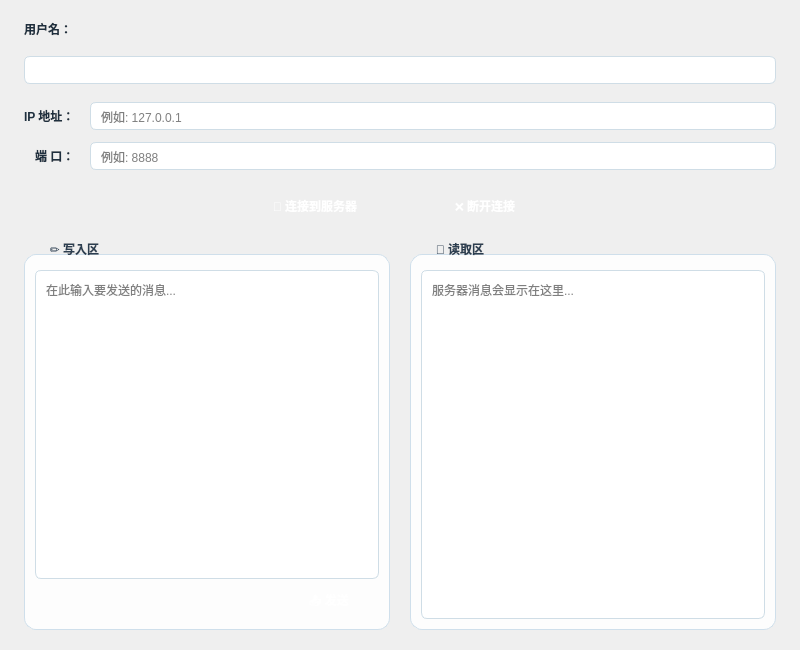
<?xml version="1.0" encoding="UTF-8"?>
<ui version="4.0">
 <class>Client1</class>
 <widget class="QWidget" name="Client1">
  <property name="geometry">
   <rect>
    <x>0</x>
    <y>0</y>
    <width>800</width>
    <height>650</height>
   </rect>
  </property>
  <property name="minimumSize">
   <size>
    <width>800</width>
    <height>550</height>
   </size>
  </property>
  <property name="windowTitle">
   <string>Client1 - 网络客户端</string>
  </property>
  <property name="styleSheet">
   <string notr="true">/* 全局背景与字体 */
QWidget#Client1 {
    background: qlineargradient(x1:0, y1:0, x2:1, y2:1,
                                stop:0 #eef2f7, stop:1 #e2e8f0);
    font-family: &quot;Microsoft YaHei&quot;, &quot;Segoe UI&quot;, &quot;PingFang SC&quot;, Roboto, Arial;
    font-size: 13px;
}

/* ----- 按钮通用样式 ----- */
QPushButton {
    background: qlineargradient(x1:0, y1:0, x2:0, y2:1,
                                stop:0 #5c9ce6, stop:1 #4a86c8);
    border: none;
    border-radius: 6px;
    color: white;
    font-weight: bold;
    padding: 8px 16px;
    min-height: 20px;
}
QPushButton:hover {
    background: qlineargradient(x1:0, y1:0, x2:0, y2:1,
                                stop:0 #6aacef, stop:1 #5c96e0);
}
QPushButton:pressed {
    background: #3d73b3;
}

/* 断开连接按钮（独立配色） */
QPushButton#pushButton_2 {
    background: qlineargradient(x1:0, y1:0, x2:0, y2:1,
                                stop:0 #e6895e, stop:1 #d9774a);
}
QPushButton#pushButton_2:hover {
    background: qlineargradient(x1:0, y1:0, x2:0, y2:1,
                                stop:0 #f0996b, stop:1 #e58757);
}
QPushButton#pushButton_2:pressed {
    background: #c2653a;
}

/* 发送按钮（绿色主题） */
QPushButton#pushButton_3 {
    background: qlineargradient(x1:0, y1:0, x2:0, y2:1,
                                stop:0 #4caf50, stop:1 #43a047);
    border-radius: 5px;
    padding: 6px 20px;
}
QPushButton#pushButton_3:hover {
    background: qlineargradient(x1:0, y1:0, x2:0, y2:1,
                                stop:0 #5ecf62, stop:1 #55b955);
}
QPushButton#pushButton_3:pressed {
    background: #2e7d32;
}

/* 输入框 + 文本编辑区 */
QLineEdit, QTextEdit {
    border: 1px solid #cfdde6;
    border-radius: 6px;
    background-color: #ffffff;
    padding: 5px 8px;
    selection-background-color: #5c9ce6;
    font-size: 12px;
}
QLineEdit:focus, QTextEdit:focus {
    border: 1px solid #5c9ce6;
    outline: none;
}
QTextEdit {
    padding: 6px;
}

/* QGroupBox 卡片样式 */
QGroupBox {
    border: 1px solid #cfdfeb;
    border-radius: 12px;
    margin-top: 12px;
    background-color: rgba(255, 255, 255, 0.85);
    font-weight: bold;
}
QGroupBox::title {
    subcontrol-origin: margin;
    left: 16px;
    padding: 0 8px;
    background-color: transparent;
    color: #2c3e50;
    font-size: 13px;
    font-weight: 600;
}

/* 美化滚动条（适用于 QTextEdit） */
QScrollBar:vertical {
    width: 10px;
    background: #f0f3f8;
    border-radius: 5px;
    margin: 0px;
}
QScrollBar::handle:vertical {
    background: #b9c8e5;
    border-radius: 5px;
    min-height: 25px;
}
QScrollBar::handle:vertical:hover {
    background: #8fb0d4;
}
QScrollBar::add-line:vertical, QScrollBar::sub-line:vertical {
    height: 0px;
}
QScrollBar::add-page:vertical, QScrollBar::sub-page:vertical {
    background: none;
}</string>
  </property>
  <layout class="QVBoxLayout" name="mainLayout">
   <property name="spacing">
    <number>18</number>
   </property>
   <property name="leftMargin">
    <number>24</number>
   </property>
   <property name="topMargin">
    <number>20</number>
   </property>
   <property name="rightMargin">
    <number>24</number>
   </property>
   <property name="bottomMargin">
    <number>20</number>
   </property>
   <item>
    <widget class="QLabel" name="label_3">
     <property name="styleSheet">
      <string notr="true">font-weight: 500; color: #1e2f3e;</string>
     </property>
     <property name="text">
      <string>用户名：</string>
     </property>
    </widget>
   </item>
   <item>
    <widget class="QLineEdit" name="lineEdit_3"/>
   </item>
   <item>
    <layout class="QFormLayout" name="connectionLayout">
     <property name="labelAlignment">
      <set>Qt::AlignRight|Qt::AlignTrailing|Qt::AlignVCenter</set>
     </property>
     <property name="formAlignment">
      <set>Qt::AlignLeading|Qt::AlignLeft|Qt::AlignVCenter</set>
     </property>
     <property name="horizontalSpacing">
      <number>15</number>
     </property>
     <property name="verticalSpacing">
      <number>12</number>
     </property>
     <item row="0" column="0">
      <widget class="QLabel" name="label">
       <property name="styleSheet">
        <string notr="true">font-weight: 500; color: #1e2f3e;</string>
       </property>
       <property name="text">
        <string>IP 地址：</string>
       </property>
      </widget>
     </item>
     <item row="0" column="1">
      <widget class="QLineEdit" name="lineEdit">
       <property name="minimumSize">
        <size>
         <width>200</width>
         <height>28</height>
        </size>
       </property>
       <property name="placeholderText">
        <string>例如: 127.0.0.1</string>
       </property>
      </widget>
     </item>
     <item row="1" column="0">
      <widget class="QLabel" name="label_2">
       <property name="styleSheet">
        <string notr="true">font-weight: 500; color: #1e2f3e;</string>
       </property>
       <property name="text">
        <string>端 口：</string>
       </property>
      </widget>
     </item>
     <item row="1" column="1">
      <widget class="QLineEdit" name="lineEdit_2">
       <property name="minimumSize">
        <size>
         <width>200</width>
         <height>28</height>
        </size>
       </property>
       <property name="placeholderText">
        <string>例如: 8888</string>
       </property>
      </widget>
     </item>
    </layout>
   </item>
   <item>
    <layout class="QHBoxLayout" name="buttonLayout">
     <property name="spacing">
      <number>30</number>
     </property>
     <item>
      <spacer name="horizontalSpacerLeft">
       <property name="orientation">
        <enum>Qt::Horizontal</enum>
       </property>
       <property name="sizeHint" stdset="0">
        <size>
         <width>40</width>
         <height>20</height>
        </size>
       </property>
      </spacer>
     </item>
     <item>
      <widget class="QPushButton" name="pushButton">
       <property name="minimumSize">
        <size>
         <width>140</width>
         <height>36</height>
        </size>
       </property>
       <property name="cursor">
        <cursorShape>PointingHandCursor</cursorShape>
       </property>
       <property name="text">
        <string>🔌 连接到服务器</string>
       </property>
      </widget>
     </item>
     <item>
      <widget class="QPushButton" name="pushButton_2">
       <property name="minimumSize">
        <size>
         <width>140</width>
         <height>36</height>
        </size>
       </property>
       <property name="cursor">
        <cursorShape>PointingHandCursor</cursorShape>
       </property>
       <property name="text">
        <string>❌ 断开连接</string>
       </property>
      </widget>
     </item>
     <item>
      <spacer name="horizontalSpacerRight">
       <property name="orientation">
        <enum>Qt::Horizontal</enum>
       </property>
       <property name="sizeHint" stdset="0">
        <size>
         <width>40</width>
         <height>20</height>
        </size>
       </property>
      </spacer>
     </item>
    </layout>
   </item>
   <item>
    <layout class="QHBoxLayout" name="dataAreaLayout">
     <property name="spacing">
      <number>20</number>
     </property>
     <item>
      <widget class="QGroupBox" name="writeGroup">
       <property name="sizePolicy">
        <sizepolicy hsizetype="Preferred" vsizetype="Expanding">
         <horstretch>1</horstretch>
         <verstretch>1</verstretch>
        </sizepolicy>
       </property>
       <property name="title">
        <string>✏️ 写入区</string>
       </property>
       <layout class="QVBoxLayout" name="writeLayout">
        <property name="leftMargin">
         <number>10</number>
        </property>
        <property name="topMargin">
         <number>15</number>
        </property>
        <property name="rightMargin">
         <number>10</number>
        </property>
        <property name="bottomMargin">
         <number>10</number>
        </property>
        <item>
         <widget class="QTextEdit" name="textEdit_2">
          <property name="sizePolicy">
           <sizepolicy hsizetype="Expanding" vsizetype="Expanding">
            <horstretch>0</horstretch>
            <verstretch>0</verstretch>
           </sizepolicy>
          </property>
          <property name="placeholderText">
           <string>在此输入要发送的消息...</string>
          </property>
         </widget>
        </item>
        <item>
         <layout class="QHBoxLayout" name="sendLayout">
          <item>
           <spacer name="sendSpacer">
            <property name="orientation">
             <enum>Qt::Horizontal</enum>
            </property>
            <property name="sizeHint" stdset="0">
             <size>
              <width>40</width>
              <height>20</height>
             </size>
            </property>
           </spacer>
          </item>
          <item>
           <widget class="QPushButton" name="pushButton_3">
            <property name="minimumSize">
             <size>
              <width>100</width>
              <height>32</height>
             </size>
            </property>
            <property name="cursor">
             <cursorShape>PointingHandCursor</cursorShape>
            </property>
            <property name="text">
             <string>📤 发送</string>
            </property>
           </widget>
          </item>
         </layout>
        </item>
       </layout>
      </widget>
     </item>
     <item>
      <widget class="QGroupBox" name="readGroup">
       <property name="sizePolicy">
        <sizepolicy hsizetype="Preferred" vsizetype="Expanding">
         <horstretch>1</horstretch>
         <verstretch>1</verstretch>
        </sizepolicy>
       </property>
       <property name="title">
        <string>📖 读取区</string>
       </property>
       <layout class="QVBoxLayout" name="readLayout">
        <property name="leftMargin">
         <number>10</number>
        </property>
        <property name="topMargin">
         <number>15</number>
        </property>
        <property name="rightMargin">
         <number>10</number>
        </property>
        <property name="bottomMargin">
         <number>10</number>
        </property>
        <item>
         <widget class="QTextEdit" name="textEdit">
          <property name="sizePolicy">
           <sizepolicy hsizetype="Expanding" vsizetype="Expanding">
            <horstretch>0</horstretch>
            <verstretch>0</verstretch>
           </sizepolicy>
          </property>
          <property name="readOnly">
           <bool>true</bool>
          </property>
          <property name="placeholderText">
           <string>服务器消息会显示在这里...</string>
          </property>
         </widget>
        </item>
       </layout>
      </widget>
     </item>
    </layout>
   </item>
  </layout>
 </widget>
 <resources/>
 <connections/>
</ui>
